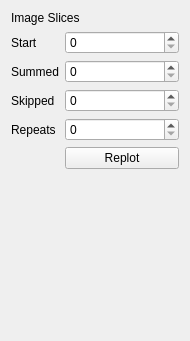
<?xml version="1.0" encoding="UTF-8"?>
<ui version="4.0">
 <class>QcepImageSliceGraphControls</class>
 <widget class="QWidget" name="QcepImageSliceGraphControls">
  <property name="geometry">
   <rect>
    <x>0</x>
    <y>0</y>
    <width>189</width>
    <height>341</height>
   </rect>
  </property>
  <property name="windowTitle">
   <string>Form</string>
  </property>
  <layout class="QFormLayout" name="formLayout">
   <item row="0" column="0" colspan="2">
    <widget class="QLabel" name="label">
     <property name="text">
      <string>Image Slices</string>
     </property>
    </widget>
   </item>
   <item row="1" column="0">
    <widget class="QLabel" name="label_2">
     <property name="text">
      <string>Start</string>
     </property>
    </widget>
   </item>
   <item row="1" column="1">
    <widget class="QSpinBox" name="m_SliceStart"/>
   </item>
   <item row="2" column="0">
    <widget class="QLabel" name="label_3">
     <property name="text">
      <string>Summed</string>
     </property>
    </widget>
   </item>
   <item row="2" column="1">
    <widget class="QSpinBox" name="m_SliceSummed"/>
   </item>
   <item row="3" column="0">
    <widget class="QLabel" name="label_4">
     <property name="text">
      <string>Skipped</string>
     </property>
    </widget>
   </item>
   <item row="3" column="1">
    <widget class="QSpinBox" name="m_SliceSkipped"/>
   </item>
   <item row="4" column="0">
    <widget class="QLabel" name="label_5">
     <property name="text">
      <string>Repeats</string>
     </property>
    </widget>
   </item>
   <item row="4" column="1">
    <widget class="QSpinBox" name="m_SliceRepeats"/>
   </item>
   <item row="6" column="0" colspan="2">
    <spacer name="verticalSpacer">
     <property name="orientation">
      <enum>Qt::Vertical</enum>
     </property>
     <property name="sizeHint" stdset="0">
      <size>
       <width>168</width>
       <height>175</height>
      </size>
     </property>
    </spacer>
   </item>
   <item row="5" column="1">
    <widget class="QPushButton" name="m_ReplotButton">
     <property name="text">
      <string>Replot</string>
     </property>
    </widget>
   </item>
  </layout>
 </widget>
 <resources/>
 <connections/>
</ui>
